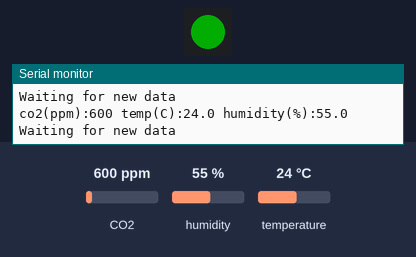
A sketch run on a simulated ESP32. On the bench: 1 RGB LEDs in strip order, left to right, the last lines printed to the serial monitor. The test bench sets the inputs (shaded band); at power-on: CO2 600 ppm, humidity 55 %, temperature 24 °C. Dim RGB values are drawn brighter than linear.

Above: at 11.7 s.
11.8 s: CO2 set to 1050 ppm
At 14.2 s:
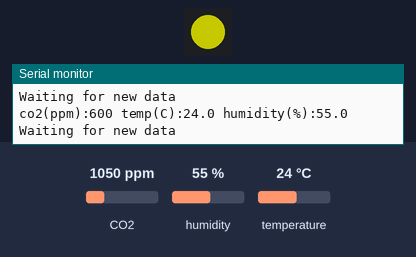
15.3 s: CO2 set to 2350 ppm
At 17.8 s:
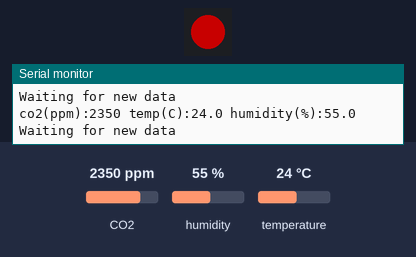
20.9 s: CO2 set to 1700 ppm
At 24.3 s:
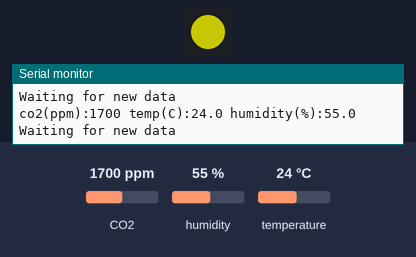
25.1 s: CO2 set to 2948 ppm
At 28.0 s:
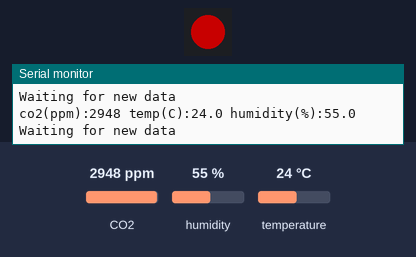
Timing chart, 0 to 29.6 s (numbered marks = the images above; inputs shaded):
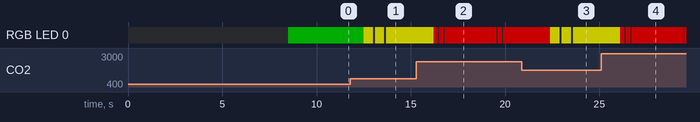

The sketch:

CO2_1xLED_0024_oWifi.ino
```cpp
// (licence header left out)
//#include <Servo.h>
#include <FastLED.h>
#include <Wire.h>
#include <ArduinoOTA.h>
#include <DNSServer.h>

#include "SparkFun_SCD30_Arduino_Library.h" //Click here to get the library: http://librarymanager/All#SparkFun_SCD30
SCD30 airSensor;

//servo Variable
//int val = 0;
// FastLED PIN
#define DATA_PIN    6
//#define CLK_PIN   4
#define LED_TYPE    WS2812
#define COLOR_ORDER GRB
#define NUM_LEDS    1
#define BRIGHTNESS  100
// Define the array of leds
CRGB leds[NUM_LEDS];

int   mapvalue = 0;

int CO2 = 0 ;

//Servo myservo_2;


void setup()
{
  // tell FastLED about the LED strip configuration
  FastLED.addLeds<LED_TYPE,DATA_PIN,COLOR_ORDER>(leds, NUM_LEDS)
    .setCorrection(TypicalLEDStrip)
    .setDither(BRIGHTNESS < 255);

  // set master brightness control
  FastLED.setBrightness(BRIGHTNESS);

  Serial.begin(115200);
  Serial.println("\n");
  Serial.println("CO2ZEIGER_SCD30_WMOS D1 mini");
  Wire.begin();

  // Power up wait
  delay(500);
 if (airSensor.begin() == false)
  {
    Serial.println("Air sensor not detected. Please check wiring. Freezing...");
    while (1)
      ;
  }
 //The SCD30 has data ready every two seconds
  delay(6000);
  ledSCD30();
  delay(2000);
}

void redKreis(){
    FastLED.clear();
    delay(500);
   for(int i = 0; i < NUM_LEDS; i++) {
    leds[i] = CRGB::Red;
    FastLED.show();
    delay(500);
    leds[i] = CRGB::Black;
    FastLED.show();
    delay(500);
  }
}

void ledSCD30(){
if (airSensor.dataAvailable())
  {
    Serial.println("\n");
    Serial.print("co2(ppm):");
    Serial.print(airSensor.getCO2());

    Serial.print(" temp(C):");
    Serial.print(airSensor.getTemperature(), 1);

    Serial.print(" humidity(%):");
    Serial.print(airSensor.getHumidity(), 1);

    Serial.println();
  }
    else
    Serial.println("\n");
    Serial.println("Waiting for new data");

     delay(2000);

   // LED NEW
   CO2 = airSensor.getCO2() ;

     if (( ( CO2 ) < ( 1000 ) ))
  {
    for(int i = 0; i < NUM_LEDS; i++) {
    leds[i] = CRGB::Green;
    FastLED.show();
    /*delay(500);
    leds[i] = CRGB::Black;
    FastLED.show();
    delay(100);
    leds[i] = CRGB::Green;
    FastLED.show();
    delay(500);
    leds[i] = CRGB::Black;
    FastLED.show();
    delay(100);
    leds[i] = CRGB::Green;
    FastLED.show();*/
  }
  }
  else
  {
    if (( ( CO2 ) > ( 2000 ) ))
    {
      for(int i = 0; i < NUM_LEDS; i++) {
    leds[i] = CRGB::Red;
    FastLED.show();
    delay(250);
    leds[i] = CRGB::Black;
    FastLED.show();
    delay(50);
    leds[i] = CRGB::Red;
    FastLED.show();
    delay(250);
    leds[i] = CRGB::Black;
    FastLED.show();
    delay(50);
    leds[i] = CRGB::Red;
    FastLED.show();
    }
    }
    else
    {
    for(int i = 0; i < NUM_LEDS; i++) {
    leds[i] = CRGB::Yellow;
    FastLED.show();
    delay(500);
    leds[i] = CRGB::Black;
    FastLED.show();
    delay(100);
    leds[i] = CRGB::Yellow;
    FastLED.show();
    delay(500);
    leds[i] = CRGB::Black;
    FastLED.show();
    delay(100);
    leds[i] = CRGB::Yellow;
    FastLED.show();
    }
  }
 }
}


void loop()
{
 // zeiGer();

//  delay(500);

  ledSCD30();

  delay(500);

}
```

Measured:
- after the input at 11.8 s, RGB LED 0: alternates RGB(100, 100, 0) for 0.50 s and off for 0.10 s, 5 changes in all, then stays RGB(100, 100, 0), starting after 0.70 s
